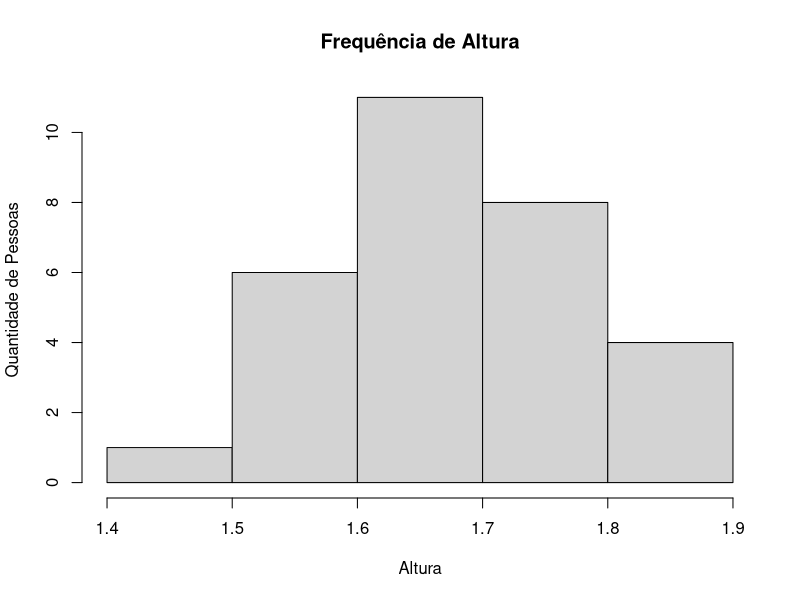
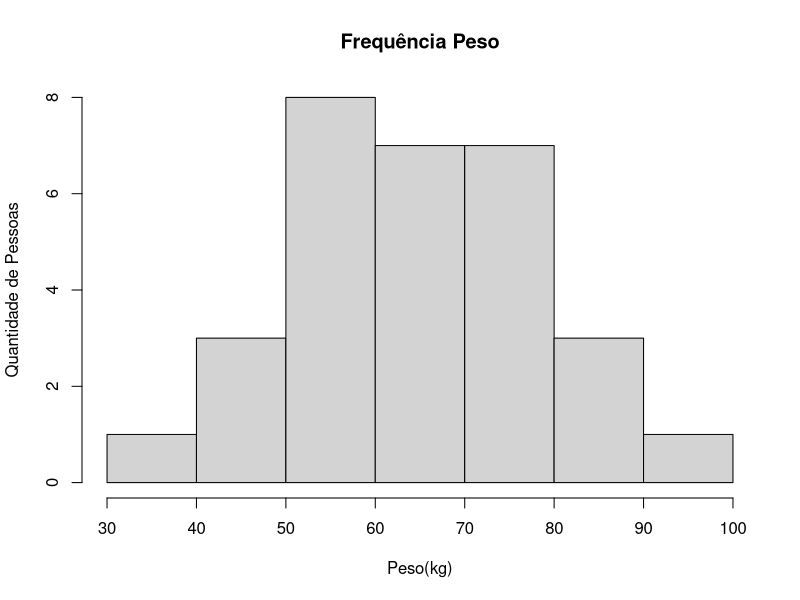

The R script that drew these images, in order:
# Display histograms

file <- read.csv("table.csv",TRUE, sep = ",")

altura <- hist(file$Altura.m., main = "Frequência de Altura", xlab = "Altura", ylab = "Quantidade de Pessoas")
peso <- hist(file$Peso.kg., main = "Frequência Peso", xlab = "Peso(kg)", ylab = "Quantidade de Pessoas")

print(altura)
print(peso)
